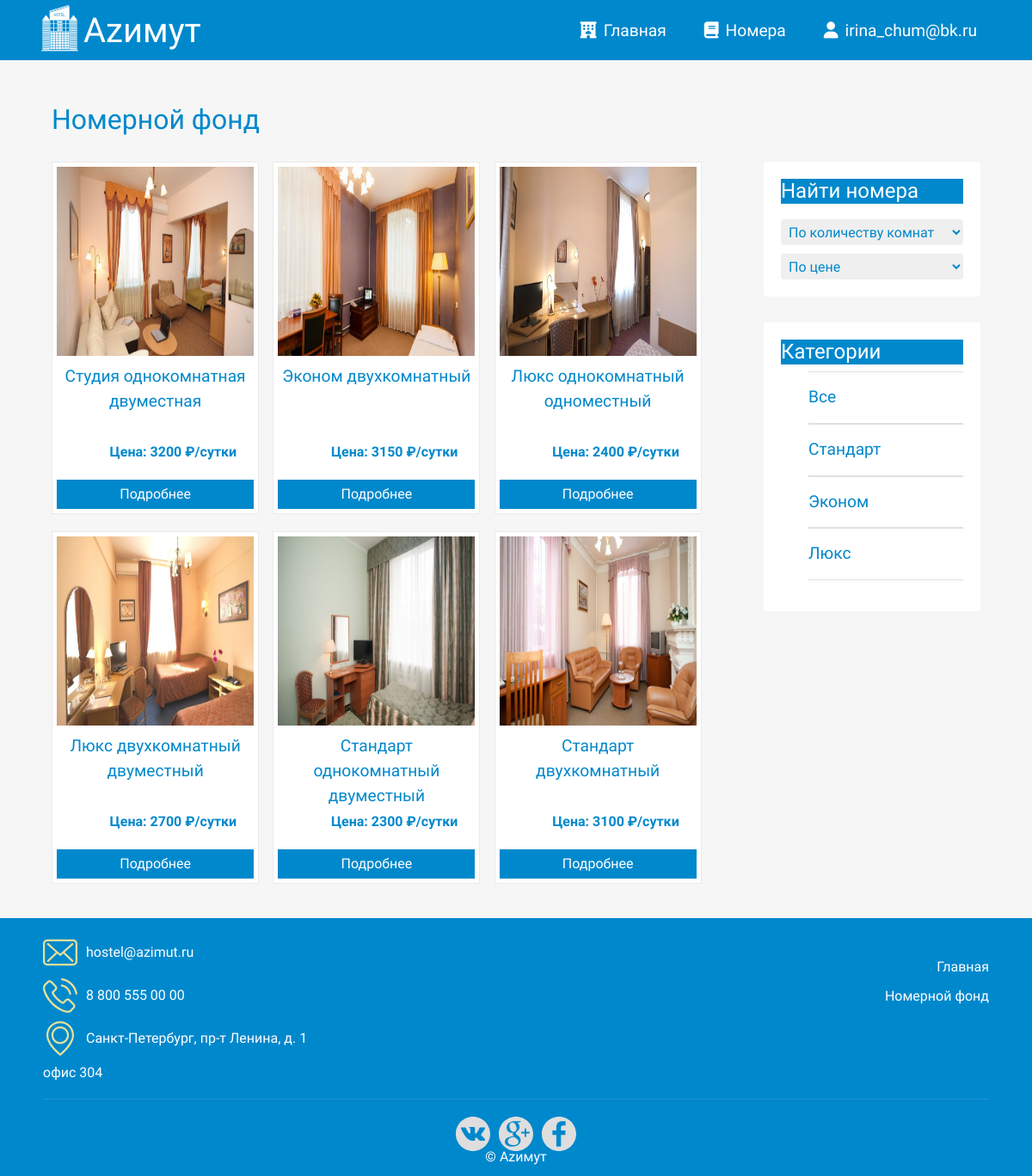
The app's page /index.php?page=rooms (signed in) with its own data.
### tables this page shows
CREATE TABLE `rooms` (
  `id_room` int NOT NULL,
  `name` varchar(60) NOT NULL,
  `category_id` int NOT NULL,
  `room_count` int NOT NULL,
  `description` text NOT NULL,
  `status_id` int NOT NULL,
  `price` int NOT NULL,
  `photo` varchar(40) NOT NULL
);

CREATE TABLE `category` (
  `id_category` int NOT NULL,
  `category` varchar(30) NOT NULL
);

### templates/rooms.php (the view, shortened to what this page needs)
<div class="rooms-content row">
	<h2>Номерной фонд</h2>
	<div class="catalogList col-md-9 col-12">
		<?php foreach ($sql as $room): ?>
			<div class="shopUnit">
				<img src = "<?php echo $room['photo']; ?>" />
				<div class="shopUnitName">
					<?php echo $room['name']; ?>
				</div>
				<div class="shopUnitPrice">
					Цена: <?php echo $room['price'] . ' ₽/сутки'; ?>
				</div>
                   <a href="index.php?page=single&id_room=<?php echo $room['id_room']; ?>" class="shopUnitMore">Подробнее</a>
               </div>
           <?php endforeach; ?>
       </div>
	<div class="sidebar col-md-3 col-12">
		<div class="section sort">
			<h4>Найти номера</h4>
			<select onchange="location=value">
				<option value="" selected="true" disabled="disabled">По количеству комнат</option>
			</select>
			<select onchange="location=value">
				<option value="" selected="true" disabled="disabled">По цене</option>
			</select>
		</div>
		<div class="section category">
			<h4>Категории</h4>
			<ul>
				<li><a href="index.php?page=room_cat&id_cat=0">Все</a></li>
				<?php
					$sql_cat = $link->query("SELECT * FROM `category`");
					foreach($sql_cat as $category):
				?>
				<li><a href="index.php?page=room_cat&id_cat=<?php echo $category['id_category'];?>"><?php echo $category['category'] ?></a></li>
			<?php endforeach?>
			</ul>
		</div>
	</div>
</div>

### css/hotel.css (style rules this page uses)
* { font-family: 'Comfortaa', cursive; }
html, h1, h2, h3, h4, h5, h6 { color: #0088cc; }
body { background: #f6f6f6; }
a { text-decoration: none; color: inherit; }
.rooms-content { display: flex; flex-direction: row; }
.rooms-content h2 { margin: 30px 0; }
.catalogList { width: 75%; }
.shopUnit { float: left; padding: 5px; width: 30%; border: 1px solid rgba(225, 225, 225, 0.7); margin-right: 2%; margin-bottom: 20px; background: #fff; }
.shopUnit:nth-child(3n) { margin-right: 0; }
.shopUnitName { width: 100%; text-align: center; margin-top: 10px; font-size: 1.2em; color: #0088cc; height: 80px; }
.shopUnit img { width: 100%; height: 220px; }
.shopUnitPrice { text-align: right; padding-right: 20px; margin-top: 10px; color: #0088cc; font-weight: bold; }
.shopUnitMore { border: none; padding: 5px 15px; background-color: #0088cc; display: block; margin-top: 20px; text-align: center; color: #fff; text-decoration: none; }
.sidebar { width: 25%; }
.sidebar .section { background: #fff; padding: 20px; border-radius: 4px; margin-bottom: 30px; }
.sidebar .section h4 { background: #0088cc; color: #fff; }
.sort select { height: 30px; width: 100%; border-radius: 4px; margin-top: 10px; padding: 5px 5px; border: 0px; color: #0088cc; }
.sort option { height: 30px; width: 100%; border-radius: 4px; margin-top: 10px; padding: 5px 5px; border: 0px; color: #0088cc; }
.category ul li { margin: 0px; padding: 0px; list-style: none; border-top: 1px solid #e0e0e0; position: relative; }
.sidebar .category ul li a { display: block; padding: 15px 0px 15px 0px; border-bottom: 1px solid #e0e0e0; transition: all 0.3s; text-decoration: none; font-weight: 500; color: #0088cc; font-size: 1.2em; }

### records on screen
rooms: photo (picture), name "Студия однокомнатная двуместная", price "3200"
rooms: photo (picture), name "Эконом двухкомнатный", price "3150"
rooms: photo (picture), name "Люкс однокомнатный одноместный", price "2400"
rooms: photo (picture), name "Люкс двухкомнатный двуместный", price "2700"
rooms: photo (picture), name "Стандарт однокомнатный двуместный", price "2300"
rooms: photo (picture), name "Стандарт двухкомнатный", price "3100"
category: category "Стандарт"
category: category "Эконом"
category: category "Люкс"

### other values on screen
$_SESSION['user_email'] "irina_chum@bk.ru"
